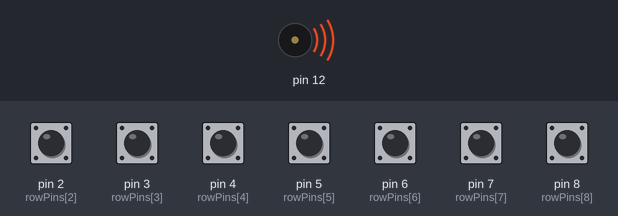
A sketch run on a simulated Arduino Uno, built with avr-gcc and run on an emulated ATmega328P. Shown: buzzer (waves = sounding). The test bench sets the inputs (shaded band); at power-on: pin 2 (rowPins[2]), pin 3 (rowPins[3]), pin 4 (rowPins[4]), pin 5 (rowPins[5]), pin 6 (rowPins[6]), pin 7 (rowPins[7]), pin 8 (rowPins[8]) HIGH. What the sketch prints to the serial monitor is not drawn.

Above: at 0.1 s.
At 1.7 s:
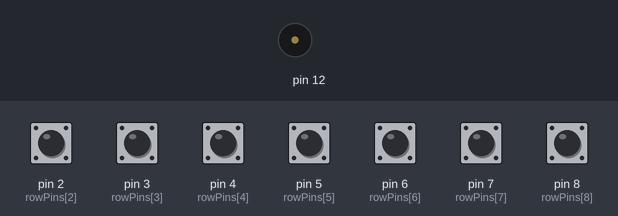
1.8 s: pin 2 (rowPins[2]) pulled LOW for 1 s
Timing chart, 0 to 4.8 s (numbered marks = the images above; inputs shaded):
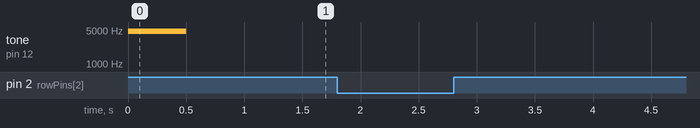

The sketch:

CustomKeypad.ino
```cpp
/* @file CustomKeypad.pde
|| @version 1.0
|| @author Alexander Brevig
|| @contact alexanderbrevig@gmail.com
||
|| @description
|| | Demonstrates changing the keypad size and key values.
|| #
ye bu 8
bu gre2 4
bu red 0
bk bu cook
gre1 pu 9
pu bk cancel
pu red start
pu gre2 1
pu ye 5
bk gy time
bk or temp
gy ye 6
ot ye 7

0+7 1+8         8

1+5+6+7+8       7
7 with 5
1 with 6
1 with 7
5 with 7
1 with 8

1+4+7+8         6
7 with 4
1 with 5
1 with 6
1 with 7
4 with 7

7+8 8+7         5

0+1+6+8         4
0 with 6
1 with 7
1 with 8

1+5+6+7         3
6 with 5
1 with 6
5 with 6
1 with 7

1+4+6+7         2
6 with 4
1 with 5
1 with 6
4 with 6

6+8             1
8 with 6
1 with 8
6 with 8

0+3 1+6+7+8     0
0 with 3
1 with 4
1 with 5
1 with 6
1 with 7
1 with 8


*/
#include <Keypad.h>

const byte ROWS = 4; //four rows
const byte COLS = 4; //four columns
//define the cymbols on the buttons of the keypads
char hexaKeys[ROWS][COLS] = {
  {'0','1','2','3'},
  {'4','5','6','7'},
  {'8','9','A','B'},
  {'C','D','E','F'}
};
byte rowPins[9] = {0,1,2,3,4,5,6,7,8}; //connect to the row pinouts of the keypad
//byte colPins[COLS] = {}; //connect to the column pinouts of the keypad

//initialize an instance of class NewKeypad
//Keypad customKeypad = Keypad( makeKeymap(hexaKeys), rowPins, colPins, ROWS, COLS);

void setup(){
  Serial.begin(115200);
  for (int x = 0; x < 9; x++)
    pinMode(rowPins[x], INPUT_PULLUP);
  pinMode(12, OUTPUT);
  tone(12, 4699, 500);
  delay(500);
  noTone(12);
}

void loop(){
  //char customKey = customKeypad.getKey();

  for (int x = 0; x < 9; x++)
  {
    pinMode(rowPins[x], INPUT_PULLUP);
  }
  for (int x = 0; x < 9; x++)
  {
    pinMode(rowPins[x], OUTPUT);
    digitalWrite(rowPins[x], LOW);
    for (int j = 0; j < 9; j++)
    {
      if ( x == 8 && (j == 0 or j == 1 or j == 3 or j == 4 or j == 5)) continue;
      if (x!=j && !digitalRead(rowPins[j])) {
        Serial.print(j);
        Serial.print(" with ");
        Serial.println(x);
      }
    }
    digitalWrite(rowPins[x], HIGH);
    pinMode(rowPins[x], INPUT_PULLUP);
  }
  /*pinMode(8, OUTPUT);  // this section of code will output multiple 1s to serial monitor and if I press key "5" on the
  digitalWrite(8, LOW);  // keypad it will then print 0s to the serial monitor.
  Serial.println(digitalRead(7));*/

  delay(500);
}
```

Measured:
- after the input at 1.8 s, every drawn part: stays the same
